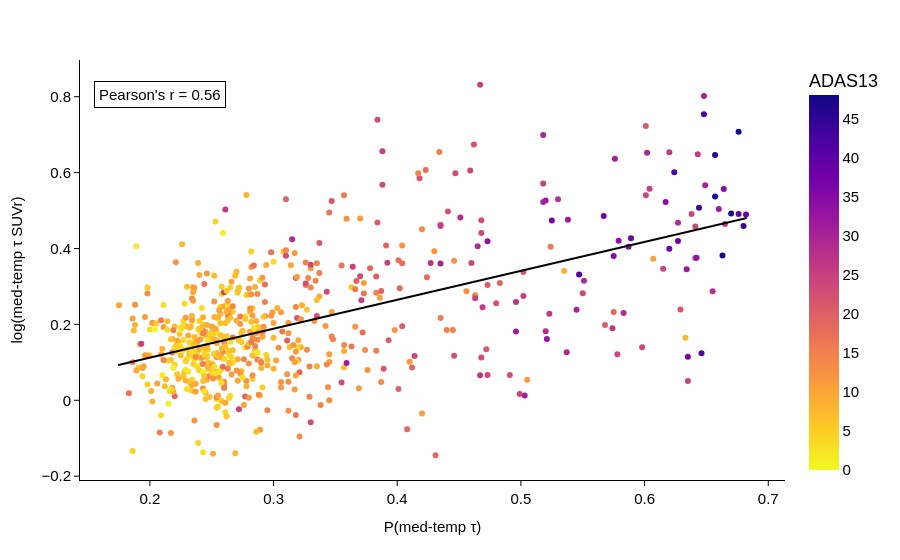

The notebook cell saved with this chart:
### Code cell
bubble_plot_tau(adas_data_tau, 'tau_medtemp_label_prob', 'tau_MEDIAL_TEMPORAL_SUVR', 'P(med-temp τ)', 'med-temp τ SUVr', 'EF4a')

### Figure 1 — Plotly figure (JSON) as saved in the notebook; plotly's stock layout.template omitted (floating-point values rounded to 4 significant figures; data arrays with more than 128 entries replaced by an {"elided": "..."} marker saying what was removed)
{"data": [{"hovertemplate": "P(med-temp τ)=%{x}<br>med-temp τ SUVr=%{y}<br>ADAS13=%{marker.color}<extra></extra>", "legendgroup": "", "marker": {"color": {"elided": "619 float values"}, "coloraxis": "coloraxis", "symbol": "circle"}, "mode": "markers", "name": "", "orientation": "v", "showlegend": false, "type": "scatter", "x": {"elided": "619 float values"}, "xaxis": "x", "y": {"elided": "619 float values"}, "yaxis": "y"}, {"line": {"color": "black", "width": 2}, "mode": "lines", "name": "Regression Line", "showlegend": false, "type": "scattergl", "x": {"elided": "619 float values"}, "y": {"elided": "619 float values"}}], "layout": {"annotations": [{"align": "left", "bgcolor": "white", "bordercolor": "black", "borderpad": 4, "borderwidth": 1, "font": {"color": "black", "family": "Arial, sans-serif", "size": 15}, "showarrow": false, "text": "Pearson's r = 0.56", "x": 0.02, "xref": "paper", "y": 0.95, "yref": "paper"}], "coloraxis": {"colorbar": {"title": {"text": "ADAS13"}}, "colorscale": [[0, "#f0f921"], [0.1111, "#fdca26"], [0.2222, "#fb9f3a"], [0.3333, "#ed7953"], [0.4444, "#d8576b"], [0.5556, "#bd3786"], [0.6667, "#9c179e"], [0.7778, "#7201a8"], [0.8889, "#46039f"], [1, "#0d0887"]]}, "font": {"color": "black", "family": "Arial, sans-serif", "size": 15}, "legend": {"font": {"color": "black", "family": "Arial, sans-serif", "size": 15}, "title": {"font": {"color": "black", "family": "Arial, sans-serif", "size": 15}, "text": "ADAS-13"}, "tracegroupgap": 0}, "margin": {"t": 60}, "paper_bgcolor": "white", "plot_bgcolor": "white", "xaxis": {"anchor": "y", "domain": [0, 1], "linecolor": "black", "showgrid": false, "tickcolor": "black", "ticks": "outside", "title": {"font": {"color": "black", "family": "Arial, sans-serif", "size": 15}, "text": "P(med-temp τ)"}}, "yaxis": {"anchor": "x", "domain": [0, 1], "gridcolor": "lightgrey", "gridwidth": 0.5, "linecolor": "black", "showgrid": false, "tickcolor": "black", "ticks": "outside", "title": {"font": {"color": "black", "family": "Arial, sans-serif", "size": 15}, "text": "log(med-temp τ SUVr)"}}}}
